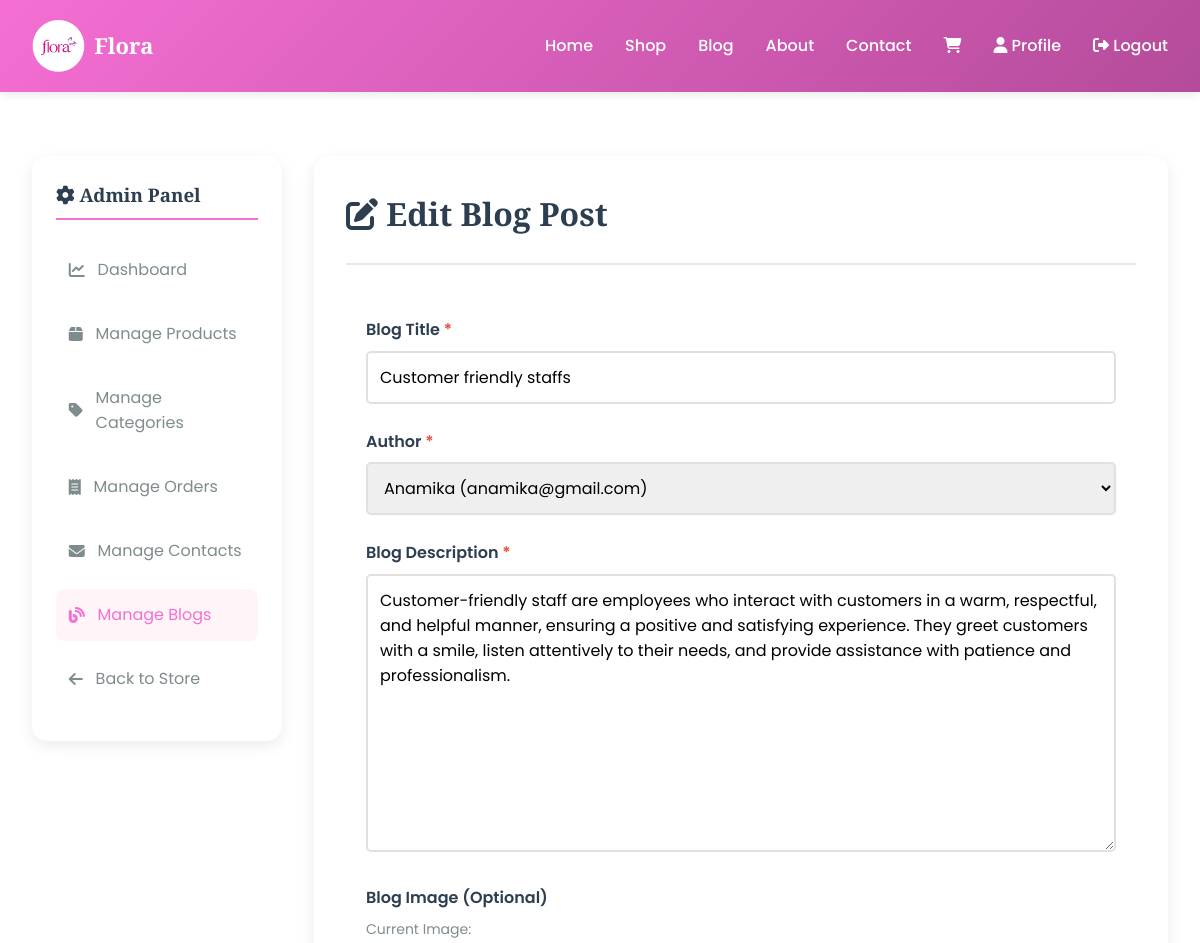
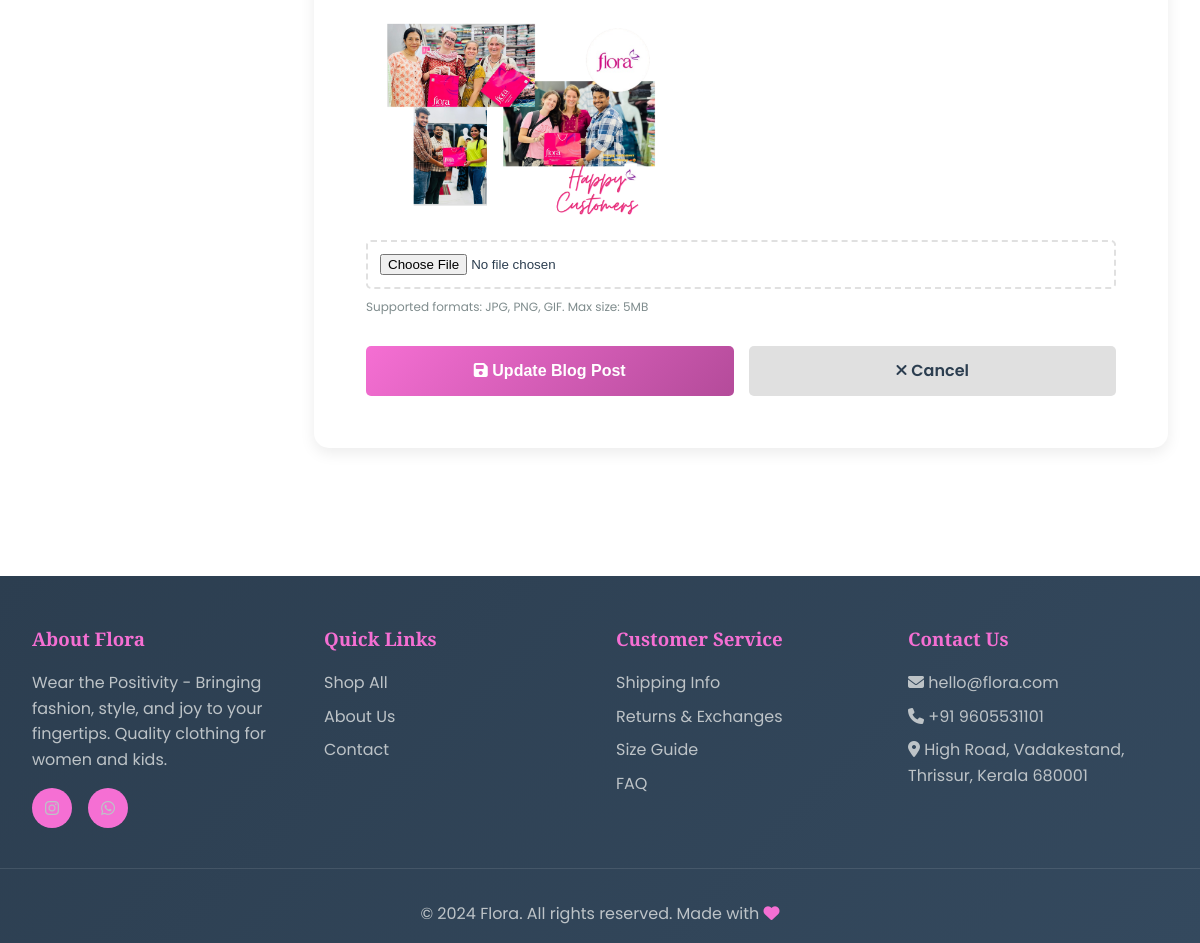
Page /dashboard/blogs/2/edit/ (signed in) on the committed database (2 pictures, top to bottom).
### shop/models.py (models this page shows, shortened)
class Blog(models.Model):
    author = models.ForeignKey(User, related_name='blogs', on_delete=models.CASCADE)
    title = models.CharField(max_length=300)
    description = models.TextField()
    image = models.ImageField(upload_to='blogs/', blank=True, null=True)
    created_at = models.DateTimeField(auto_now_add=True)
    updated_at = models.DateTimeField(auto_now=True)
    class Meta:
        ordering = ['-created_at']

### shop/views.py (the view, shortened to what this page needs)
# urls.py: path('dashboard/blogs/<int:id>/edit/', views.admin_blog_edit, name='admin_blog_edit'),
def admin_blog_edit(request, id):
    if not request.user.is_staff:
        messages.error(request, 'You do not have permission to access this page.')
        return redirect('shop:home')
    from .models import Blog
    blog = get_object_or_404(Blog, id=id)
    users = User.objects.all().order_by('username')
    context = {
        'blog': blog,
        'users': users,
        'is_edit': True,
    }
    return render(request, 'shop/admin/blog_create.html', context)

### cart/cart.py (called while the page is built)
    def __len__(self):
        return sum(item['quantity'] for item in self.cart.values())

### cart/context_processors.py (called while the page is built)
def cart(request):
    return {'cart': Cart(request)}

### templates/shop/admin/blog_create.html (shortened to what this page needs)
{% extends "shop/admin/dashboard.html" %}
{% block content %}
<div class="container">
    <div class="admin-container">
        <aside class="admin-sidebar">
            <h3><i class="fas fa-cog"></i> Admin Panel</h3>
            <ul class="admin-menu">
                <li><a href="{% url 'shop:admin_dashboard' %}"><i class="fas fa-chart-line"></i> Dashboard</a></li>
                <li><a href="{% url 'shop:admin_products' %}"><i class="fas fa-box"></i> Manage Products</a></li>
                <li><a href="{% url 'shop:admin_categories' %}"><i class="fas fa-tag"></i> Manage Categories</a></li>
                <li><a href="{% url 'shop:admin_orders' %}"><i class="fas fa-receipt"></i> Manage Orders</a></li>
                <li><a href="{% url 'shop:admin_contacts' %}"><i class="fas fa-envelope"></i> Manage Contacts</a></li>
                <li><a href="{% url 'shop:admin_blogs' %}" class="active"><i class="fas fa-blog"></i> Manage Blogs</a></li>
                <li><a href="{% url 'shop:home' %}"><i class="fas fa-arrow-left"></i> Back to Store</a></li>
            </ul>
        </aside>
        <div class="admin-content">
            <div class="dashboard-header">
                <h1><i class="fas fa-edit"></i> {% if is_edit %}Edit Blog Post{% else %}Create New Blog Post{% endif %}</h1>
            </div>
            <form method="POST" enctype="multipart/form-data" style="background: white; padding: 20px; border-radius: 10px;">
                <div style="margin-bottom: 25px;">
                    <label for="id_title" style="display: block; margin-bottom: 8px; font-weight: 600; color: var(--text-dark);">
                        Blog Title <span style="color: #E74C3C;">*</span>
                    </label>
                    <input
                        type="text"
                        id="id_title"
                        name="title"
                        maxlength="300"
                        value="{% if is_edit %}{{ blog.title }}{% endif %}"
                        placeholder="Enter blog title (max 300 characters)"
                        required
                        style="width: 100%; padding: 12px; border: 2px solid #E0E0E0; border-radius: 5px; font-family: 'Poppins', sans-serif; font-size: 16px; transition: border-color 0.3s;"
                        onfocus="this.style.borderColor='var(--primary-color)';"
                        onblur="this.style.borderColor='#E0E0E0';"
                    >
                </div>
                <div style="margin-bottom: 25px;">
                    <label for="id_author" style="display: block; margin-bottom: 8px; font-weight: 600; color: var(--text-dark);">
                        Author <span style="color: #E74C3C;">*</span>
                    </label>
                    <select
                        id="id_author"
                        name="author"
                        required
                        style="width: 100%; padding: 12px; border: 2px solid #E0E0E0; border-radius: 5px; font-family: 'Poppins', sans-serif; font-size: 16px; transition: border-color 0.3s;"
                        onfocus="this.style.borderColor='var(--primary-color)';"
                        onblur="this.style.borderColor='#E0E0E0';"
                    >
                        {% for user in users %}
                            <option value="{{ user.id }}" {% if is_edit and blog.author.id == user.id %}selected{% endif %}>
                                {{ user.get_full_name|default:user.username }} ({{ user.email }})
                            </option>
                        {% endfor %}
                    </select>
                </div>
                <div style="margin-bottom: 25px;">
                    <label for="id_description" style="display: block; margin-bottom: 8px; font-weight: 600; color: var(--text-dark);">
                        Blog Description <span style="color: #E74C3C;">*</span>
                    </label>
                    <textarea
                        id="id_description"
                        name="description"
                        rows="10"
                        placeholder="Write the blog content here..."
                        required
                        style="width: 100%; padding: 12px; border: 2px solid #E0E0E0; border-radius: 5px; font-family: 'Poppins', sans-serif; font-size: 16px; resize: vertical; transition: border-color 0.3s;"
                        onfocus="this.style.borderColor='var(--primary-color)';"
                        onblur="this.style.borderColor='#E0E0E0';"
                    >{% if is_edit %}{{ blog.description }}{% endif %}</textarea>
                </div>
                <div style="margin-bottom: 25px;">
                    <label for="id_image" style="display: block; margin-bottom: 8px; font-weight: 600; color: var(--text-dark);">
                        Blog Image (Optional)
                    </label>
                    {% if is_edit and blog.image %}
                        <div style="margin-bottom: 15px;">
                            <p style="font-size: 14px; color: var(--text-light); margin-bottom: 8px;">Current Image:</p>
                            <img src="{{ blog.image.url }}" alt="Current blog image" style="max-width: 300px; height: auto; border-radius: 5px;">
                        </div>
                    {% endif %}
                    <input
                        type="file"
                        id="id_image"
                        name="image"
                        accept="image/*"
                        style="display: block; width: 100%; padding: 12px; border: 2px dashed #E0E0E0; border-radius: 5px; cursor: pointer;"
                    >
                    <p style="font-size: 12px; color: var(--text-light); margin-top: 8px;">Supported formats: JPG, PNG, GIF. Max size: 5MB</p>
                </div>
                <div style="display: flex; gap: 15px; margin-top: 30px;">
                    <button
                        type="submit"
                        style="flex: 1; padding: 12px 20px; background: linear-gradient(135deg, var(--primary-color), var(--secondary-color)); color: white; border: none; border-radius: 5px; font-size: 16px; font-weight: 600; cursor: pointer; transition: transform 0.2s, box-shadow 0.2s;"
                        onmouseover="this.style.transform='translateY(-2px)'; this.style.boxShadow='0 4px 15px rgba(255, 107, 157, 0.4)';"
                        onmouseout="this.style.transform='translateY(0)'; this.style.boxShadow='none';"
                    >
                        <i class="fas fa-save"></i> {% if is_edit %}Update Blog Post{% else %}Create Blog Post{% endif %}
                    </button>
                    <a
                        href="{% url 'shop:admin_blogs' %}"
                        style="flex: 1; padding: 12px 20px; background-color: #E0E0E0; color: var(--text-dark); border-radius: 5px; font-size: 16px; font-weight: 600; cursor: pointer; text-align: center; text-decoration: none; transition: background-color 0.2s;"
                        onmouseover="this.style.backgroundColor='#D0D0D0';"
                        onmouseout="this.style.backgroundColor='#E0E0E0';"
                    >
                        <i class="fas fa-times"></i> Cancel
                    </a>
                </div>
            </form>
        </div>
    </div>
</div>
{% endblock %}

### templates/base.html (style rules this page uses)
* { margin: 0; padding: 0; box-sizing: border-box; }
:root { --primary-color: #f56fd3; --secondary-color: #b44b9a; --accent-color: #FFA07A; --purple-accent: #9B59B6; --text-dark: #2C3E50; --text-light: #7F8C8D; --bg-light: #FFF5F8; --white: #FFFFFF; --success: #27AE60; --warning: #F39C12; }
body { font-family: 'Poppins', sans-serif; line-height: 1.6; color: var(--text-dark); background-color: var(--white); }
h1, h2, h3, h4, h5, h6 { font-family: 'Playfair Display', serif; font-weight: 600; }
.container { max-width: 1200px; margin: 0 auto; padding: 2rem; }

### templates/shop/admin/dashboard.html (style rules this page uses)
.admin-container { display: grid; grid-template-columns: 250px 1fr; gap: 2rem; margin: 2rem 0; }
.admin-sidebar { background: white; padding: 1.5rem; border-radius: 15px; box-shadow: 0 5px 15px rgba(0,0,0,0.08); height: fit-content; position: sticky; top: 100px; }
.admin-sidebar h3 { margin-bottom: 1.5rem; color: var(--text-dark); border-bottom: 2px solid var(--primary-color); padding-bottom: 0.5rem; }
.admin-menu { list-style: none; }
.admin-menu li { margin-bottom: 0.8rem; }
.admin-menu a { color: var(--text-light); text-decoration: none; display: flex; align-items: center; gap: 0.8rem; padding: 0.8rem; border-radius: 8px; transition: all 0.3s ease; }
.admin-menu a:hover, .admin-menu a.active { background: var(--bg-light); color: var(--primary-color); }
.admin-content { background: white; padding: 2rem; border-radius: 15px; box-shadow: 0 5px 15px rgba(0,0,0,0.08); }
.dashboard-header { display: flex; justify-content: space-between; align-items: center; margin-bottom: 2rem; padding-bottom: 1.5rem; border-bottom: 2px solid #E8E8E8; }
.dashboard-header h1 { font-size: 2rem; color: var(--text-dark); }

### rows in the picture
Blog: title "Customer friendly staffs", author "Anamika (anamika@gmail.com)", description "Customer-friendly staff are employees who interact with customers in a warm, respectful, and helpful manner, ensuring a positive and satisfying experience. They greet customers with a smile, listen attentively to their needs, and provide assistance with patience and professionalism.", image (picture)
